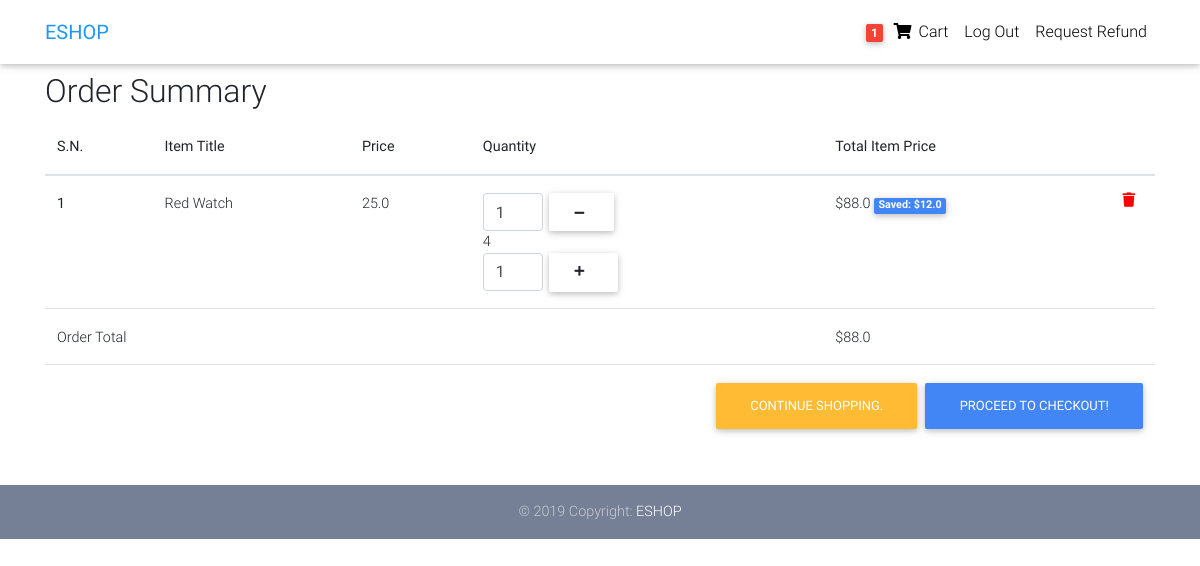
The app's page /order-summary (signed in), older data.
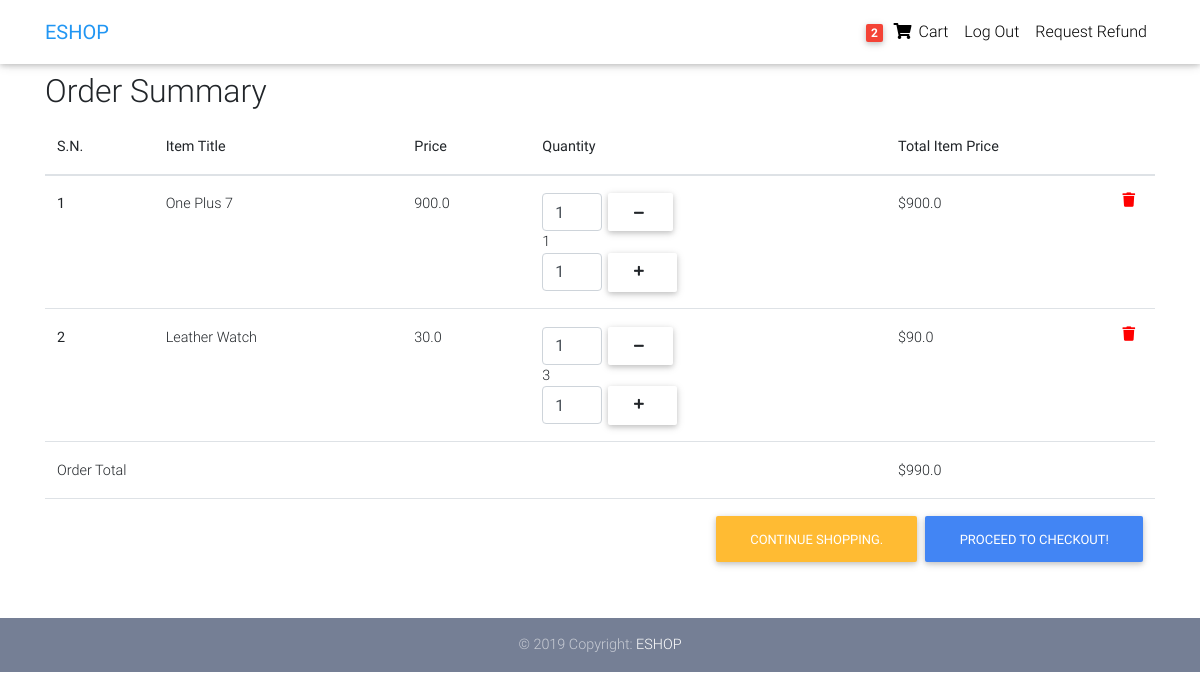
The same page, newer data.
### core/models.py (models this page shows, shortened)
class Order(models.Model):
    user = models.ForeignKey(settings.AUTH_USER_MODEL, on_delete=models.CASCADE)
    ref_code = models.CharField(max_length=20, blank=True, null=True)
    items = models.ManyToManyField(OrderItem)
    start_date = models.DateTimeField(auto_now_add=True)
    ordered_date = models.DateTimeField()
    ordered = models.BooleanField(default=False)
    shipping_address = models.ForeignKey('Address', related_name='shipping_address', on_delete=models.SET_NULL, blank=True, null=True)
    billing_address = models.ForeignKey('Address', related_name='billing_address',on_delete=models.SET_NULL, blank=True, null=True)
    payment = models.ForeignKey('Payment', on_delete=models.SET_NULL, blank=True, null=True)
    coupon = models.ForeignKey('Coupon', on_delete=models.SET_NULL, blank=True, null=True)
    being_delivered = models.BooleanField(default=False)
    received = models.BooleanField(default=False)
    refund_requested = models.BooleanField(default=False)
    refund_granted = models.BooleanField(default=False)
    '''
    1. Item added to cart
    2. Adding a billing address
    (Failed Checkouts)
    3. Payment
    (Preprocessing, processing, packaging ...)
    4. Being delivered
    5. Received
    6. Refunds
    '''
    def get_total(self):
        total = 0
        for order_item in self.items.all():
            total += order_item.get_final_price()
        if (self.coupon):
            total -= self.coupon.amount
        return total

class OrderItem(models.Model):
    user = models.ForeignKey(settings.AUTH_USER_MODEL, on_delete=models.CASCADE)
    item = models.ForeignKey(Item, on_delete=models.CASCADE)
    quantity = models.IntegerField(default=1)
    ordered = models.BooleanField(default=False)
    def get_total_item_price(self):
        return self.quantity * self.item.price
    def get_total_discount_item_price(self):
        return self.quantity * self.item.discount_price
    def get_amount_saved(self):
        return self.get_total_item_price() - self.get_total_discount_item_price()
    def get_final_price(self):
        if self.item.discount_price:
            return self.get_total_discount_item_price()
        return self.get_total_item_price()

class Item(models.Model):
    title = models.CharField(max_length=100)
    price = models.FloatField()
    discount_price = models.FloatField(blank=True, null=True)
    category = models.CharField(choices=CATEGORY_CHOICES, max_length=2)
    label = models.CharField(choices=LABEL_CHOICES, max_length=1)
    slug = models.SlugField()
    description = models.TextField()
    image = models.ImageField()

### core/views.py (the view)
# urls.py: path('order-summary', OrderSummaryView.as_view(), name='order-summary'),
class OrderSummaryView(LoginRequiredMixin, View):
    def get(self, *args, **kwargs):
        try:
            order = Order.objects.get(user=self.request.user, ordered=False)
            context = {
                'object':order
            }
            return render(self.request, 'order_summary.html', context)
        except ObjectDoesNotExist:
            messages.warning(self.request, "You do not have an active order.")
            return redirect("/")

### core/templatetags/cart_template_tags.py (called while the page is built)
@register.filter
def cart_item_count(user):
    if user.is_authenticated:
        qs = Order.objects.filter(user=user, ordered=False)
        if qs.exists():
            return qs[0].items.count()
    return 0

### templates/order_summary.html (shortened to what this page needs)
{% extends 'base.html' %}
{% block content %}
  <main>
    <div class="container">
    <div class="table-responsive text-nowrap">
    <h2>Order Summary</h2>
        <table class="table">
            <thead>
            <tr>
                <th scope="col">S.N.</th>
                <th scope="col">Item Title</th>
                <th scope="col">Price</th>
                <th scope="col">Quantity</th>
                <th scope="col">Total Item Price</th>
            </tr>
            </thead>
            <tbody>
            {% for order_item in object.items.all  %}
            <tr>
                <th scope="row">{{ forloop.counter }}</th>
                <td>{{ order_item.item.title }}</td>
                <td>{{ order_item.item.price }}</td>
                <td>
                    <form class="d-flex justify-content-left" action="{% url 'core:remove-single-item-from-cart' order_item.item.slug %}" method="GET">
                        <input type="text" value="1" aria-label="Search" class="form-control" style="width: 60px; display: inline;" name="quantity">
                        <button class="btn btn-md my-0 p" type="submit"><i class="fas fa-minus mr-2" style="width: 6px; float: left;"></i></button>
                    </form>
                    {{ order_item.quantity }}
                    <form class="d-flex justify-content-left" action="{% url 'core:add-to-cart' order_item.item.slug %}" method="GET">
                        <input type="text" value="1" aria-label="Search" class="form-control" style="width: 60px" name="quantity">
                        <button class="btn btn-md my-0 p" type="submit"><i class="fas fa-plus mr-2"></i></button>
                    </form>
                </td>
                <td>
                {% if order_item.item.discount_price %}
                    ${{ order_item.get_total_discount_item_price}}
                    <span class="badge badge-primary">Saved: ${{ order_item.get_amount_saved }}</span>
                {% else %}
                    ${{ order_item.get_total_item_price}}
                {% endif %}
                <a style="color:red;" href="{% url 'core:remove-from-cart' order_item.item.slug %}"><i class="fas fa-trash mr-2 float-right"></a></i>
                </td>
            </tr>
            {% endfor %}
            {% if object.get_total %}
            <tr>
                <td colspan="4">Order Total</td>
                <td>${{ object.get_total }}</td>
            </tr>
            <tr>
                <td colspan="5">
                <a class="btn btn-primary float-right ml-2" href="checkout">Proceed to checkout!</a>
                <a class="btn btn-warning float-right" href="/">Continue shopping.</a>
                </td>
            </tr>
            {% endif %}
            </tbody>
        </table>
        </div>
    </div>
  </main>
{% endblock content %}

### templates/base.html (shortened to what this page needs)
{% load static %}
<!DOCTYPE html>
<html lang="en">
<head>
  <link rel="stylesheet" href="https://use.fontawesome.com/releases/v5.11.2/css/all.css">
  <link href="{% static 'css/bootstrap.min.css' %}" rel="stylesheet">
  <link href="{% static 'css/mdb.min.css' %}" rel="stylesheet">
  <link href="{% static 'css/style.min.css' %}" rel="stylesheet">
</head>
{% include "navbar.html" %}
<body>
  <div class="mt-5 pt-4">
  </div>
  {% block content %}
  {% endblock content %}
  {% include 'footer.html' %}
</body>
</html>

### templates/navbar.html (shortened to what this page needs)
{% load cart_template_tags %}
<nav class="navbar fixed-top navbar-expand-lg navbar-light white scrolling-navbar">
    <div class="container">
        <a class="navbar-brand waves-effect" href="/">
        <strong class="blue-text">ESHOP</strong>
        </a>
        <div class="collapse navbar-collapse" id="navbarSupportedContent">
        <ul class="navbar-nav nav-flex-icons">
          {% if request.user.is_authenticated %}
          <li class="nav-item">
            <a href="{% url 'core:order-summary' %}" class="nav-link waves-effect">
                <span class="badge red z-depth-1 mr-1"> {{ request.user|cart_item_count }} </span>
                <i class="fas fa-shopping-cart"></i>
                <span class="clearfix d-none d-sm-inline-block"> Cart </span>
            </a>
          </li>
          <li class="nav-item">
            <a class="nav-link waves-effect" href="{% url 'account_logout' %}">
                <span class="clearfix d-none d-sm-inline-block"> Log Out </span>
            </a>
          </li>
          {% endif %}
          <li class="nav-item">
            <a class="nav-link waves-effect" href="/request-refund/">
                <span class="clearfix d-none d-sm-inline-block"> Request Refund </span>
            </a>
          </li>
        </ul>
        </div>
    </div>
</nav>

### templates/footer.html
<footer class="page-footer text-center font-small mt-4 wow fadeIn">
    <div class="footer-copyright py-3">
        © 2019 Copyright:
        <a href="https://mdbootstrap.com/education/bootstrap/" target="_blank"> ESHOP </a>
    </div>
</footer>

### templates/scripts.html (shortened to what this page needs)
{% load static %}

### templates/base.html (style rules this page uses)
html, body, header, .carousel { height: 60vh; }

Row changes from the older to the newer data that the page shows:
no longer on this page (row edited): OrderItem: item "Red Watch", item.price "25.0", quantity "4", get_total_discount_item_price "88.0", get_amount_saved "12.0"
no longer on this page (row edited): Order: get_total "88.0"
added OrderItem: item "One Plus 7", item.price "900.0", quantity "1", get_total_item_price "900.0"
added OrderItem: item "Leather Watch", item.price "30.0", quantity "3", get_total_item_price "90.0"
added Order: get_total "990.0"
Text that changed along with them:
{{ request.user|cart_item_count }}: "1" → "2"
